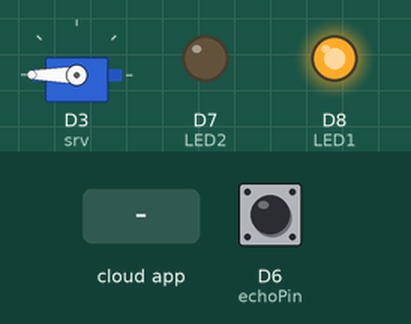
Recording of a sketch running on a simulated ESP8266 (NodeMCU). On the bench: servo, output pins drawn as LEDs (lit = HIGH). The test bench sets the inputs (shaded band); at power-on: D6 (echoPin) LOW. Pins used as bus, display or sensor lines are not drawn.

Above: at 1.2 s.
1.3 s: the phone or cloud app sets TEST to 1
At 2.6 s:
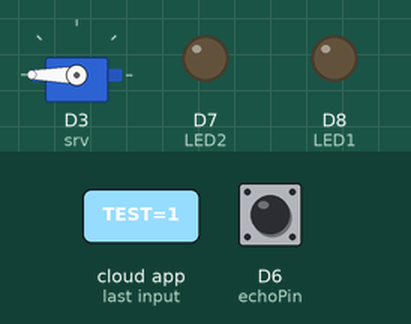
6.9 s: D6 (echoPin) pulsed HIGH 5 times (0.12 s each, 0.3 s apart)
At 9.9 s:
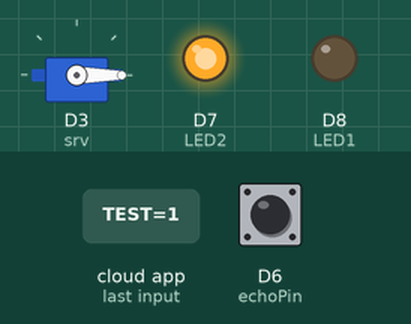
Timing chart, 0 to 16.7 s (numbered marks = the images above; inputs shaded):
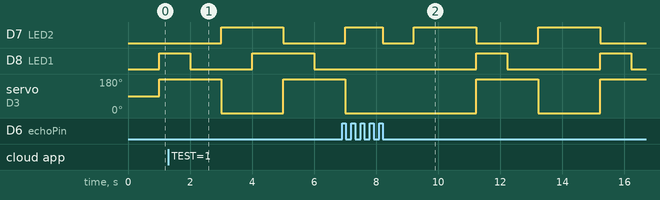

Measured:
- by itself, D8 (LED1): alternates HIGH for 1.0 s and LOW for 3.0 s

The sketch:

jarak_air.ino
```cpp
#define THINGER_SERIAL_DEBUG
#include <ThingerESP8266.h>
#define user "Purnama"
#define device_id "ohmganteng"
#define credential "123tuyul"
#define SSID "Purnama's Galaxy M51"
#define pass "123i0T12"
ThingerESP8266 thing (user,device_id,credential);
#include <Servo.h>
#define trigPin D4
#define echoPin D6
#define LED1 D8
#define LED2 D7
#define LED3 D1
Servo srv;
void setup() {
srv.attach(D3);
  pinMode(trigPin, OUTPUT);
pinMode(echoPin, INPUT);
pinMode(LED1, OUTPUT);
pinMode(LED2, OUTPUT);
Serial.begin(115200);
thing.add_wifi(SSID, pass);
thing ["TEST"] << digitalPin(LED1);
}

void loop() {
  // put your main code here, to run repeatedly:
  thing.handle();
digitalWrite(trigPin, LOW);
delayMicroseconds(10);
digitalWrite(trigPin, HIGH);
delayMicroseconds(20);
long waktu = pulseIn(echoPin, HIGH);
float cm = waktu/58;
  if (cm < 10){
    srv.write(180);
    digitalWrite(LED1, HIGH);
     digitalWrite(LED3, LOW);
      digitalWrite(LED2, LOW);
     delay(1000);
  }
  if(cm = 12){
      digitalWrite(LED1, LOW);
     digitalWrite(LED3, HIGH);
          digitalWrite(LED2, LOW);
     delay(1000);
  }
   if (cm > 10){
    srv.write(0);
    digitalWrite(LED1, LOW);
     digitalWrite(LED3, LOW);
      digitalWrite(LED2, HIGH);
     delay(1000);
  }
}
```
